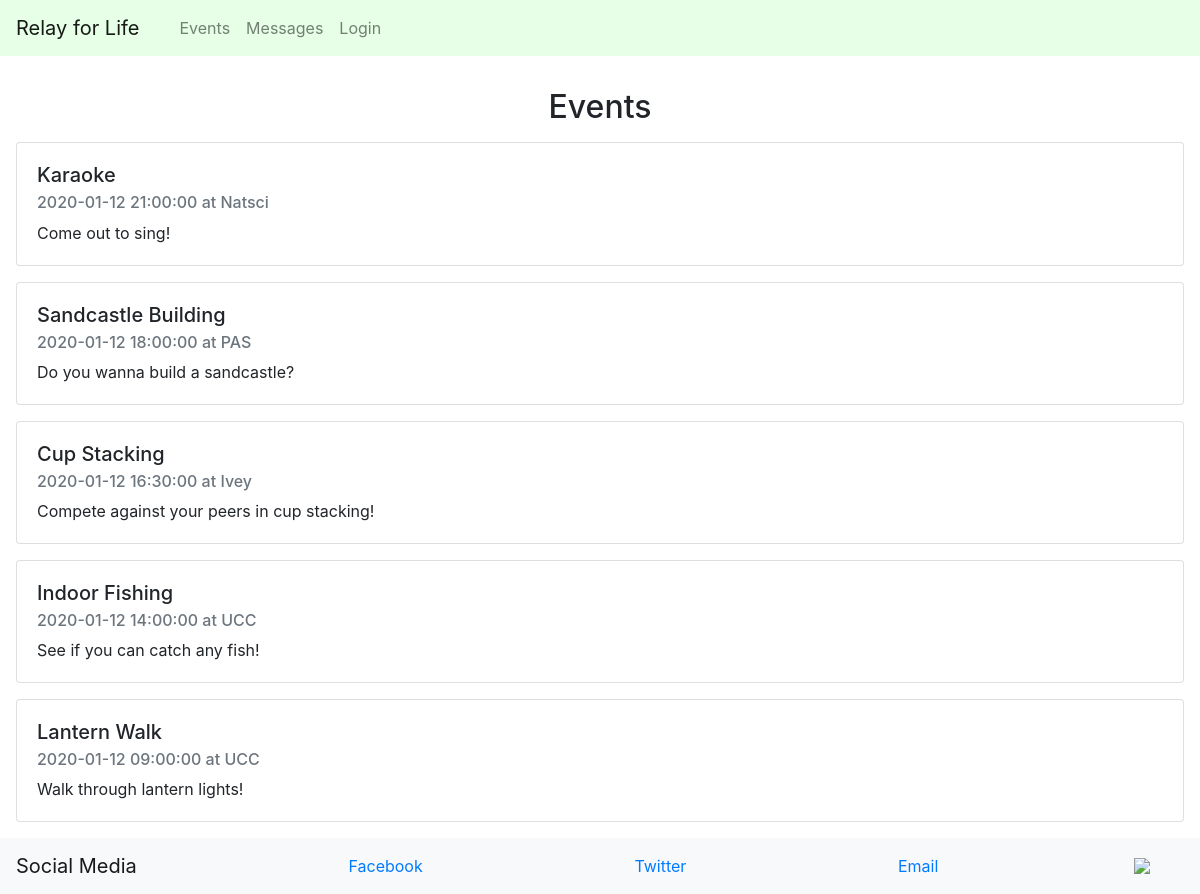
Before: /events with the older database file.
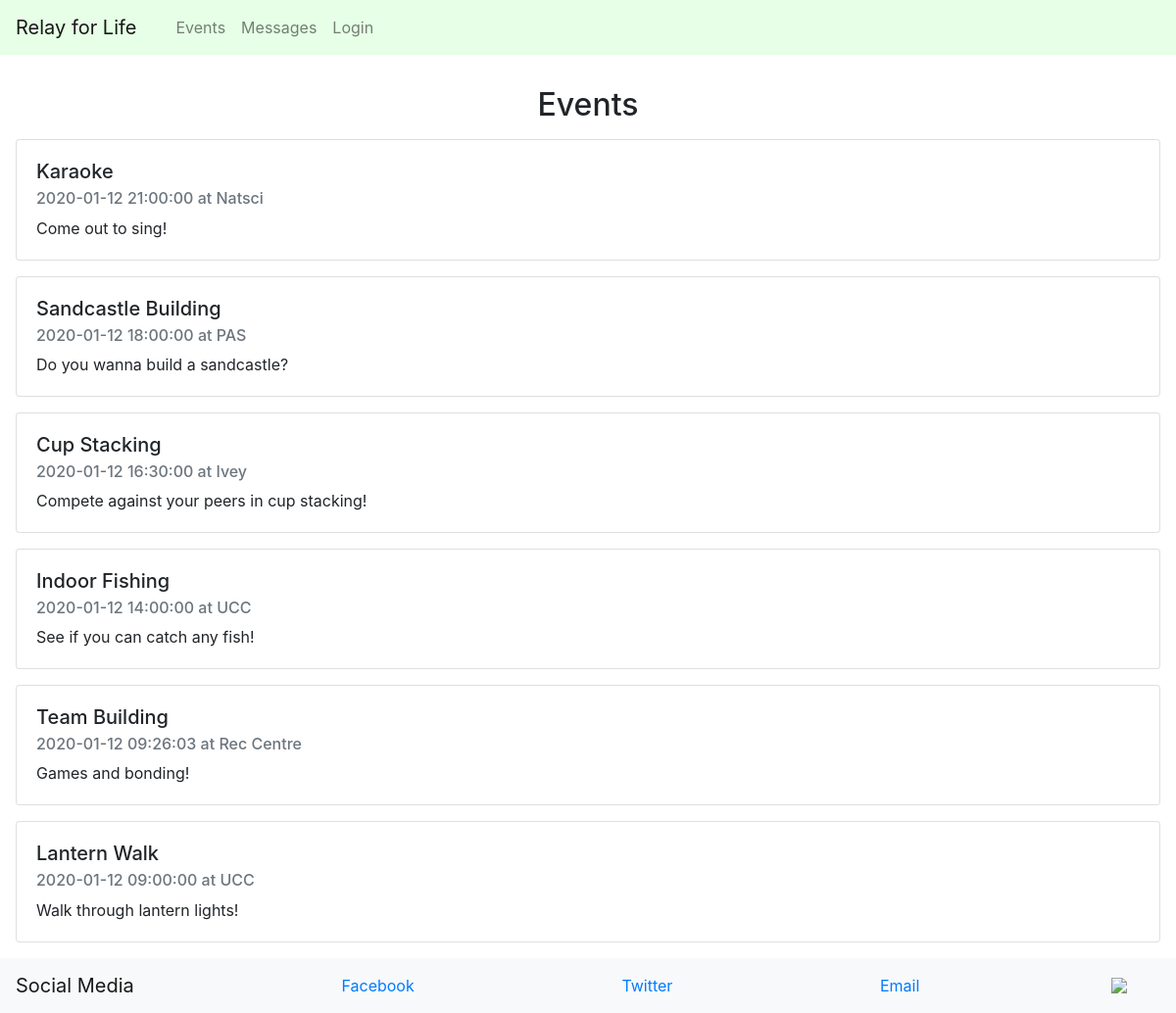
After: the same page with the newer database file.
### app/models.py (models this page shows, shortened)
class Event(db.Model):
    id = db.Column(db.Integer, primary_key=True)
    title = db.Column(db.String(200), index=True, unique=True)
    timestamp = db.Column(db.DateTime, index=True)
    location = db.Column(db.String(200), index=True)
    description = db.Column(db.String(500), index=True)

### app/routes.py (the view)
@app.route('/', methods=['GET', 'POST'])
@app.route('/events', methods=['GET', 'POST'])
def events():
    form = EventForm()
    events = Event.query.order_by(desc(Event.timestamp)).all()
    if form.validate_on_submit():
        event = Event(title=form.title.data, timestamp=form.date.data, location=form.location.data, description=form.description.data)
        db.session.add(event)
        db.session.commit()
        return redirect('/events')
    return render_template('events.html', events=events, form=form)

### app/templates/events.html (shortened to what this page needs)
{% extends "base.html" %}
{% block content %}
        <div>
            <h2 id="events" class="text-center" style="margin-top:1em;">Events</h2>
        </div>
        {% for event in events %}
        <div class="card" style="margin:1em;">
            <div class="card-body">
              <h5 class="card-title">{{ event.title }}</h5>
              <h6 class="card-subtitle mb-2 text-muted">{{ event.timestamp.strftime("%Y-%m-%d %H:%M:%S") }} at {{ event.location }}</h6>
              <p class="card-text">{{ event.description }}</p>
            </div>
          </div>
        {% endfor %}
{% endblock %}

Changed rows visible on the page:
added Event: title "Team Building", timestamp "2020-01-12 09:26:03", location "Rec Centre", description "Games and bonding!"
